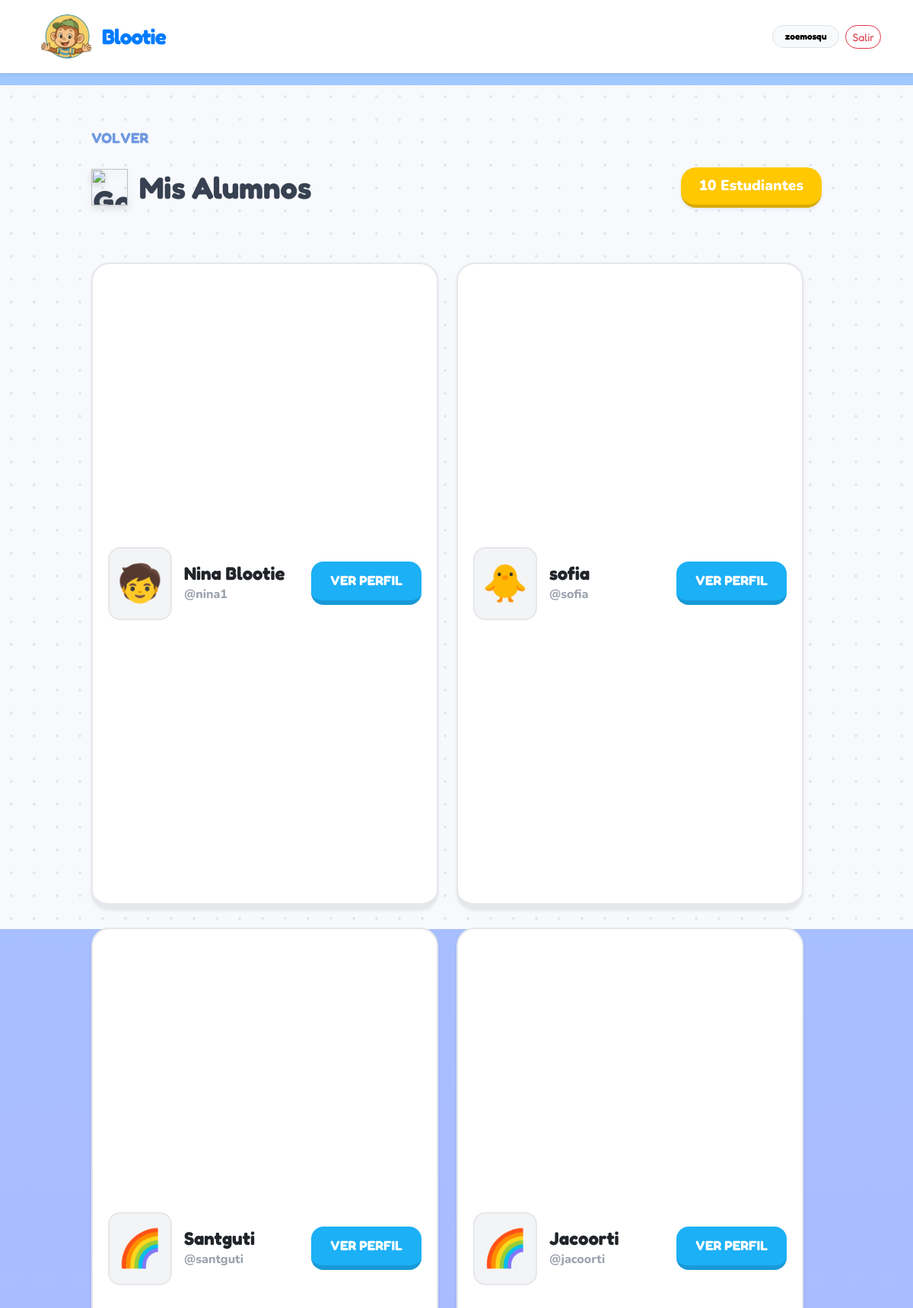
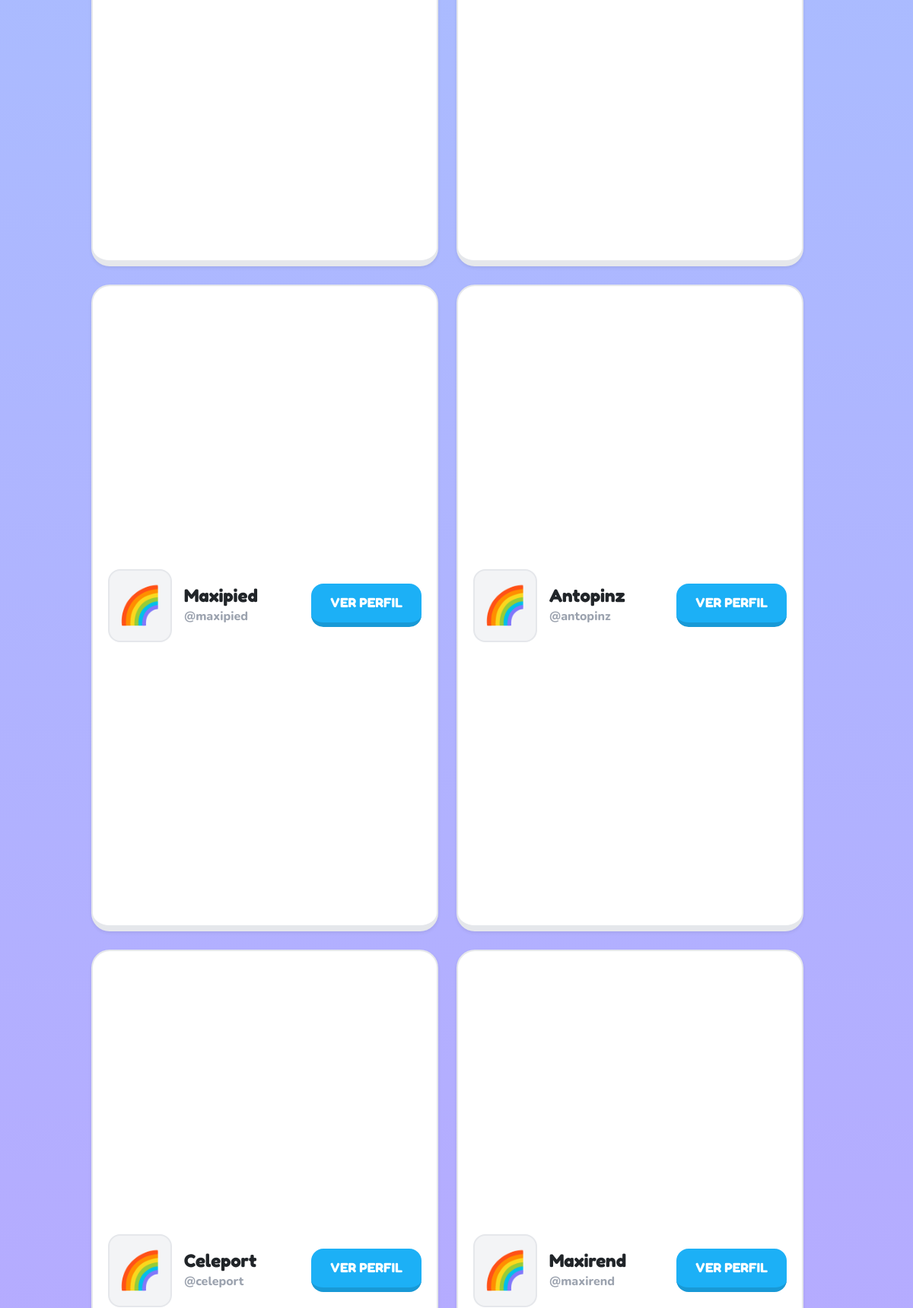
Page /admin-panel/usuarios/ (signed in, upper part) on the committed database (2 pictures, top to bottom).
### blootie_app/models.py (models this page shows, shortened)
class Perfil(models.Model):
    ROL_CHOICES = [
        ('admin', 'Administrador'),
        ('profesor', 'Profesor'),
        ('estudiante', 'Estudiante'),
    ]
    user = models.OneToOneField(User, on_delete=models.CASCADE)
    rol = models.CharField(max_length=20, choices=ROL_CHOICES, default='estudiante')
    avatar = models.CharField(max_length=10, blank=True, default='🌈')
    profesor_asignado = models.ForeignKey(
        User,
        on_delete=models.SET_NULL,
        null=True,
        blank=True,
        related_name='mis_estudiantes',
        limit_choices_to={'perfil__rol': 'profesor'}
    )

### blootie_app/views.py (the view)
# urls.py: path('admin-panel/usuarios/', views.lista_alumnos, name='admin_users'),
@login_required
def lista_alumnos(request):
    alumnos = Perfil.objects.filter(rol='estudiante')
    query = request.GET.get('q')
    if query:
        alumnos = alumnos.filter(user__username__icontains=query)
    context = {
        'alumnos': alumnos,
    }
    return render(request, 'teacher/students.html', context)

### templates/teacher/students.html (shortened to what this page needs)
{% extends 'base.html' %}
{% load static %}
{% block content %}
<link rel="stylesheet" href="https://cdn.jsdelivr.net/npm/bootstrap-icons@1.10.0/font/bootstrap-icons.css">
<div class="blootie-theme">
    <div class="view-container">
        <div class="mb-4">
            <a href="{% url 'dashboard' %}" style="display: block; margin-top: 25px; color: #6f99e0; font-weight: 900; text-transform: uppercase; text-decoration: none; font-size: 1.2rem;">Volver</a>
        </div>
        <div class="d-flex justify-content-between align-items-center mb-5 flex-wrap gap-3">
            <h2 class="b-title">
                <img src="https://raw.githubusercontent.com/microsoft/fluentui-emoji/main/assets/Graduation%20cap/3D/graduation_cap_3d.png" class="asset-3d-title" alt="Gorro">
                Mis Alumnos
            </h2>
            <div class="b-badge-counter shadow-sm">
                {{ alumnos.count }} Estudiantes
            </div>
        </div>
        <div class="row g-4">
            <div class="row g-4">
            {% for perfil in alumnos %}
            <div class="col-12 col-lg-6">
                <div class="student-card shadow-sm">
                    <div class="d-flex align-items-center gap-3">
                        <div style="font-size: 3rem; background: #F3F4F6; padding: 10px; border-radius: 16px; border: 2px solid #E5E7EB;">
                            {{ perfil.avatar|default:"👤" }}
                        </div>
                        <div>
                            <h6 class="mb-0 fs-4 text-dark" style="font-weight: 900; line-height: 1.2;">
                                {{ perfil.user.get_full_name|default:perfil.user.username }}
                            </h6>
                            <small style="font-weight: 800; color: #9CA3AF; font-size: 1rem;">
                                @{{ perfil.user.username }}
                            </small>
                        </div>
                    </div>
                    <div class="text-end mt-2 mt-sm-0">
                        <a href="{% url 'detalle_alumno' perfil.id %}" class="btn-b-blue">Ver Perfil</a>
                    </div>
                </div>
            </div>
            {% endfor %}
        </div>
    </div>
</div>
{% endblock %}

### templates/base.html (shortened to what this page needs)
{% load static %}
<!doctype html>
<html lang="es">
<head>
  <link href="https://cdn.jsdelivr.net/npm/bootstrap@5.3.3/dist/css/bootstrap.min.css" rel="stylesheet">
  <link href="https://cdn.jsdelivr.net/npm/bootstrap-icons@1.11.3/font/bootstrap-icons.css" rel="stylesheet">
  <link rel="stylesheet" href="{% static 'css/app.css' %}">
  <link rel="stylesheet" href="https://cdn.jsdelivr.net/npm/bootstrap-icons@1.11.3/font/bootstrap-icons.min.css">
</head>
<body>
<nav class="navbar navbar-expand-lg navbar-light bg-white shadow-sm sticky-top">
  <div class="container">
    <a class="navbar-brand fw-bold d-flex align-items-center gap-2" href="{% url 'home' %}" style="color: #007bff;">
      <img src="{% static 'img/logo_blootie.png' %}" alt="Logo Blootie" style="max-height: 70px; width: auto;">
      <span class="fs-3" style="letter-spacing: -1px;">Blootie</span>
    </a>
    <div class="ms-auto d-flex align-items-center gap-2 flex-wrap">
      {% if request.user.is_authenticated %}
      <span class="badge rounded-pill text-bg-light border px-3 py-2">{{ request.user.username }}</span>
      <a class="btn btn-sm btn-outline-danger rounded-pill" href="{% url 'logout' %}">Salir</a>
      {% else %}
      <a class="btn btn-sm btn-primary rounded-pill px-4" href="{% url 'login' %}">Entrar</a>
      {% endif %}
    </div>
  </div>
</nav>
{% block content %}{% endblock %}
</body>
</html>

### static/css/app.css (style rules this page uses)
html, body, h1, h2, h3, h4, h5, h6, p, a, span, button { font-family: 'Fredoka', sans-serif !important; }
body { background: radial-gradient(circle at top left, rgba(255, 152, 203, .28), transparent 18%), radial-gradient(circle at top right, rgba(111, 197, 255, .25), transparent 22%), linear-gradient(180deg, #fffdf7 0%, #f7fbff 55%, #fff8fd 100%); min-height: 100vh; color: #2c3850; margin: 0; padding: 0; font-family: 'Poppins', sans-serif; }
body { margin: 0; padding: 0; }
body { margin: 0; padding: 0; font-family: 'Poppins', sans-serif; background: linear-gradient( rgba(120, 180, 255, 0.7), rgba(160, 120, 255, 0.7) ), url('/static/img/fondo_blootie.png'); background-size: cover; background-position: center; background-repeat: no-repeat; }

### templates/teacher/students.html (style rules this page uses)
.blootie-theme { font-family: 'Nunito', sans-serif; background-color: #F7F9FC; background-image: radial-gradient(#E2E8F0 2px, transparent 2px); background-size: 30px 30px; min-height: 100vh; padding-top: 30px; padding-bottom: 50px; }
.view-container { max-width: 1000px; margin: 0 auto; padding: 0 20px; }
.b-title { color: #374151; font-size: 2.5rem; font-weight: 900; display: flex; align-items: center; gap: 15px; margin: 0; }
.btn-b-blue { background: #1CB0F6; color: white; border: none; border-bottom: 6px solid #1899D6; border-radius: 16px; padding: 12px 25px; font-weight: 900; font-size: 1.1rem; text-transform: uppercase; text-decoration: none; transition: all 0.1s; display: inline-block; }
.student-card { background: white; border-radius: 24px; padding: 20px; border: 2px solid #E5E7EB; border-bottom: 8px solid #E5E7EB; transition: transform 0.2s cubic-bezier(0.34, 1.56, 0.64, 1), border-color 0.2s; display: flex; align-items: center; justify-content: space-between; height: 100%; flex-wrap: wrap; gap: 15px; }
.b-badge-counter { background: #FFC800; color: white; font-weight: 900; padding: 10px 24px; border-radius: 20px; font-size: 1.2rem; border-bottom: 4px solid #D9AA00; display: inline-flex; align-items: center; gap: 8px; }
.asset-3d-title { width: 48px; height: 48px; object-fit: contain; filter: drop-shadow(0 4px 4px rgba(0,0,0,0.15)); }

### rows in the picture
Perfil: avatar "🧒", user.get_full_name "Nina Blootie", user.username "nina1"
Perfil: avatar "🐥", user.get_full_name "sofia", user.username "sofia"
Perfil: avatar "🌈", user.get_full_name "Santguti", user.username "santguti"
Perfil: avatar "🌈", user.get_full_name "Jacoorti", user.username "jacoorti"
Perfil: avatar "🌈", user.get_full_name "Maxipied", user.username "maxipied"
Perfil: avatar "🌈", user.get_full_name "Antopinz", user.username "antopinz"
Perfil: avatar "🌈", user.get_full_name "Celeport", user.username "celeport"
Perfil: avatar "🌈", user.get_full_name "Maxirend", user.username "maxirend"

### other values in the picture
{{ request.user.username }} "zoemosqu"
{{ alumnos.count }} "10"
